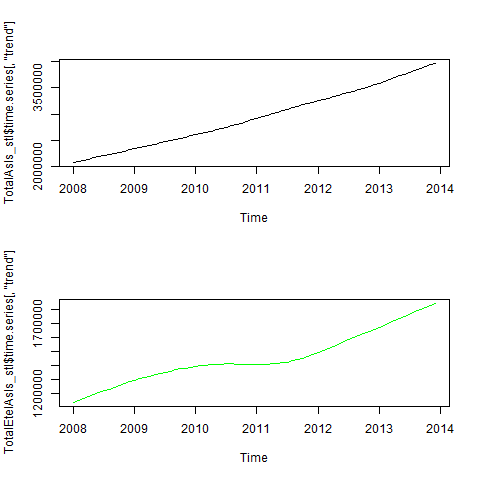

Write the R code that produced this figure.
#Creates trend plots for stl

png("Plots/STL_TimeSeries_trend.png")
par(mfrow=c(2,1))
plot(TotalAsIs_stl$time.series[,"trend"], col="black")
plot(TotalEtelAsIs_stl$time.series[,"trend"], col="green")
dev.off()